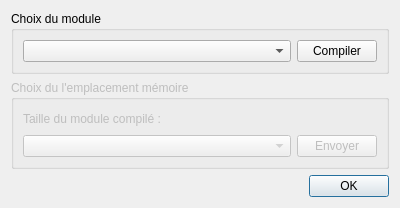
<?xml version="1.0" encoding="UTF-8"?>
<ui version="4.0">
 <class>f_Compilation</class>
 <widget class="QDialog" name="f_Compilation">
  <property name="geometry">
   <rect>
    <x>0</x>
    <y>0</y>
    <width>400</width>
    <height>197</height>
   </rect>
  </property>
  <property name="windowTitle">
   <string>Compilation et transfert</string>
  </property>
  <layout class="QVBoxLayout" name="verticalLayout">
   <item>
    <widget class="QGroupBox" name="Grp_Module">
     <property name="title">
      <string>Choix du module</string>
     </property>
     <layout class="QHBoxLayout" name="horizontalLayout">
      <item>
       <widget class="QComboBox" name="CB_Module">
        <property name="sizePolicy">
         <sizepolicy hsizetype="Expanding" vsizetype="Fixed">
          <horstretch>0</horstretch>
          <verstretch>0</verstretch>
         </sizepolicy>
        </property>
       </widget>
      </item>
      <item>
       <widget class="QPushButton" name="Btn_Compiler">
        <property name="text">
         <string>Compiler</string>
        </property>
        <property name="icon">
         <iconset resource="../ressources.qrc">
          <normaloff>:/Images/App/build.png</normaloff>:/Images/App/build.png</iconset>
        </property>
       </widget>
      </item>
     </layout>
    </widget>
   </item>
   <item>
    <widget class="QGroupBox" name="Grp_Slot">
     <property name="enabled">
      <bool>false</bool>
     </property>
     <property name="title">
      <string>Choix du l'emplacement mémoire</string>
     </property>
     <layout class="QVBoxLayout" name="verticalLayout_2">
      <item>
       <layout class="QHBoxLayout" name="horizontalLayout_2">
        <property name="topMargin">
         <number>0</number>
        </property>
        <item>
         <widget class="QLabel" name="label">
          <property name="text">
           <string>Taille du module compilé : </string>
          </property>
         </widget>
        </item>
        <item>
         <widget class="QLabel" name="LB_Taille">
          <property name="text">
           <string/>
          </property>
         </widget>
        </item>
        <item>
         <spacer name="horizontalSpacer">
          <property name="orientation">
           <enum>Qt::Horizontal</enum>
          </property>
          <property name="sizeHint" stdset="0">
           <size>
            <width>40</width>
            <height>20</height>
           </size>
          </property>
         </spacer>
        </item>
       </layout>
      </item>
      <item>
       <layout class="QHBoxLayout" name="horizontalLayout_3">
        <property name="leftMargin">
         <number>0</number>
        </property>
        <item>
         <widget class="QComboBox" name="CB_Slot">
          <property name="sizePolicy">
           <sizepolicy hsizetype="Expanding" vsizetype="Fixed">
            <horstretch>0</horstretch>
            <verstretch>0</verstretch>
           </sizepolicy>
          </property>
         </widget>
        </item>
        <item>
         <widget class="QPushButton" name="Btn_Envoyer">
          <property name="text">
           <string>Envoyer</string>
          </property>
          <property name="icon">
           <iconset resource="../ressources.qrc">
            <normaloff>:/Images/App/play.png</normaloff>:/Images/App/play.png</iconset>
          </property>
         </widget>
        </item>
       </layout>
      </item>
     </layout>
    </widget>
   </item>
   <item>
    <widget class="QDialogButtonBox" name="buttonBox">
     <property name="orientation">
      <enum>Qt::Horizontal</enum>
     </property>
     <property name="standardButtons">
      <set>QDialogButtonBox::Ok</set>
     </property>
    </widget>
   </item>
  </layout>
 </widget>
 <resources>
  <include location="../ressources.qrc"/>
 </resources>
 <connections>
  <connection>
   <sender>buttonBox</sender>
   <signal>accepted()</signal>
   <receiver>f_Compilation</receiver>
   <slot>accept()</slot>
   <hints>
    <hint type="sourcelabel">
     <x>248</x>
     <y>254</y>
    </hint>
    <hint type="destinationlabel">
     <x>157</x>
     <y>274</y>
    </hint>
   </hints>
  </connection>
  <connection>
   <sender>buttonBox</sender>
   <signal>rejected()</signal>
   <receiver>f_Compilation</receiver>
   <slot>reject()</slot>
   <hints>
    <hint type="sourcelabel">
     <x>316</x>
     <y>260</y>
    </hint>
    <hint type="destinationlabel">
     <x>286</x>
     <y>274</y>
    </hint>
   </hints>
  </connection>
 </connections>
</ui>
